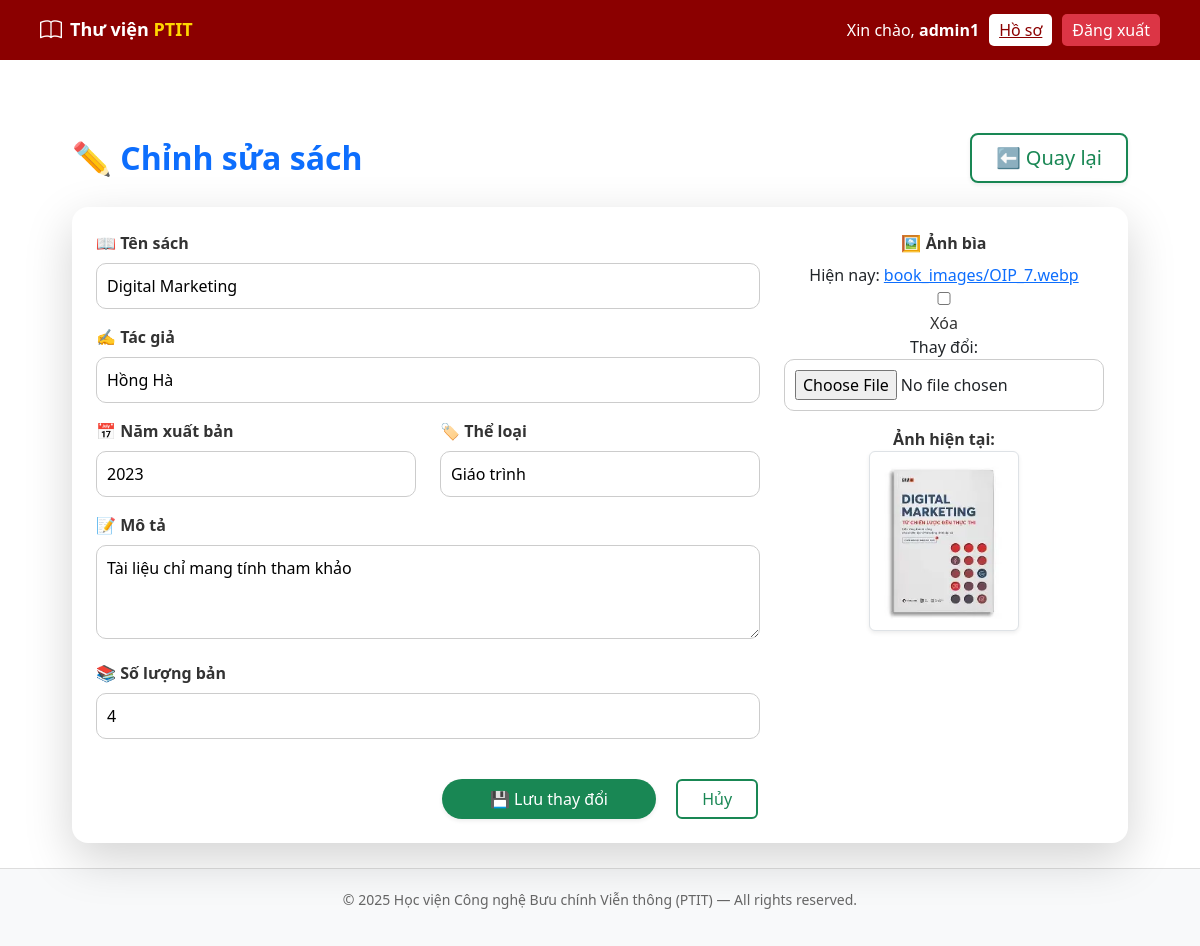
/manager/books/edit/47/ (signed in), run on the app's committed database.
### manager/models.py (models this page shows, shortened)
class Book(models.Model):
    title = models.CharField(max_length=255, verbose_name="Tên sách")
    author = models.CharField(max_length=255, verbose_name="Tác giả")
    year = models.PositiveIntegerField(verbose_name="Năm xuất bản", null=True, blank=True)
    category = models.CharField(max_length=100, verbose_name="Thể loại", blank=True, null=True)
    description = models.TextField(blank=True, null=True)
    total_copies = models.PositiveIntegerField(default=1)
    available_copies = models.PositiveIntegerField(default=1)
    cover = models.ImageField(upload_to='book_images/', blank=True, null=True)
    created_at = models.DateTimeField(auto_now_add=True)

### manager/views.py (the view)
# urls.py: path("books/edit/<int:book_id>/", views.edit_book, name="edit_book"),
@staff_required
def edit_book(request, book_id):
    book = get_object_or_404(Book, pk=book_id)
    if request.method == 'POST':
        form = BookForm(request.POST, request.FILES, instance=book)
        if form.is_valid():
            form.save()
            messages.success(request, "✏️ Cập nhật sách thành công!")
            return redirect('manager:manager_home')
    else:
        form = BookForm(instance=book)
    return render(request, 'manager/edit_book.html', {'form': form, 'book': book})

### manager/forms.py
class BookForm(forms.ModelForm):
    class Meta:
        model = Book
        fields = ['title', 'author', 'year', 'category', 'description', 'total_copies', 'cover']
        widgets = {
            'description': forms.Textarea(attrs={'rows': 3}),
        }

### manager/views.py (called while the page is built)
def staff_required(view_func):
    return user_passes_test(
        lambda u: u.is_staff,
        login_url='/accounts/login/'
    )(view_func)

### manager/templates/manager/edit_book.html (shortened to what this page needs)
{% extends 'base.html' %}
{% block content %}
<div class="container mt-5">
  <div class="d-flex justify-content-between align-items-center mb-4">
    <h2 class="fw-bold text-primary mb-0">✏️ Chỉnh sửa sách</h2>
    <a href="{% url 'manager:manager_home' %}" class="btn btn-lg btn-outline-secondary shadow-sm px-4">
      ⬅ Quay lại
    </a>
  </div>
  <div class="card border-0 shadow-lg rounded-4 p-4">
    <form method="POST" enctype="multipart/form-data" id="editForm">
      <div class="row g-4">
        <div class="col-md-8">
          <div class="mb-3">
            <label class="form-label fw-semibold">📖 Tên sách</label>
            {{ form.title }}
          </div>
          <div class="mb-3">
            <label class="form-label fw-semibold">✍️ Tác giả</label>
            {{ form.author }}
          </div>
          <div class="row">
            <div class="col-md-6 mb-3">
              <label class="form-label fw-semibold">📅 Năm xuất bản</label>
              {{ form.year }}
            </div>
            <div class="col-md-6 mb-3">
              <label class="form-label fw-semibold">🏷️ Thể loại</label>
              {{ form.category }}
            </div>
          </div>
          <div class="mb-3">
            <label class="form-label fw-semibold">📝 Mô tả</label>
            {{ form.description }}
          </div>
          <div class="mb-3">
            <label class="form-label fw-semibold">📚 Số lượng bản</label>
            {{ form.total_copies }}
          </div>
        </div>
        <div class="col-md-4 text-center">
          <label class="form-label fw-semibold d-block">🖼️ Ảnh bìa</label>
          {{ form.cover }}
          {% if book.cover %}
          <div class="mt-3">
            <label class="fw-semibold">Ảnh hiện tại:</label><br>
            <img src="{{ book.cover.url }}" alt="{{ book.title }}" class="img-thumbnail rounded shadow-sm mb-2" style="max-height: 180px; width: auto;">
          </div>
          {% endif %}
        </div>
      </div>
      <div class="text-center mt-4">
        <button type="submit" class="btn btn-success px-5 py-2 rounded-pill shadow-sm">
          💾 Lưu thay đổi
        </button>
        <a href="{% url 'manager:manager_home' %}" class="btn btn-outline-secondary ms-3 px-4">Hủy</a>
      </div>
    </form>
  </div>
</div>
{% endblock %}

### templates/base.html (shortened to what this page needs)
{% load static %}
<!DOCTYPE html>
<html lang="vi">
<head>
    <link href="https://cdn.jsdelivr.net/npm/bootstrap@5.3.3/dist/css/bootstrap.min.css" rel="stylesheet">
    <link href="https://cdn.jsdelivr.net/npm/bootstrap-icons@1.11.3/font/bootstrap-icons.css" rel="stylesheet">
</head>
<body>
    <header>
        <div class="header-left">
            {% if user.is_authenticated %}
                {% if user.is_staff %}
                    <a href="{% url 'manager:home' %}" class="d-flex align-items-center text-white text-decoration-none">
                        <i class="bi bi-book logo"></i>
                        <h1 class="ms-2">Thư viện <span>PTIT</span></h1>
                    </a>
                {% else %}
                    <a href="{% url 'borrower:home' %}" class="d-flex align-items-center text-white text-decoration-none">
                        <i class="bi bi-book logo"></i>
                        <h1 class="ms-2">Thư viện <span>PTIT</span></h1>
                    </a>
                {% endif %}
            {% else %}
                <a href="{% url 'login' %}" class="d-flex align-items-center text-white text-decoration-none">
                    <i class="bi bi-book logo"></i>
                    <h1 class="ms-2">Thư viện <span>PTIT</span></h1>
                </a>
            {% endif %}
        </div>
        <div class="user-section">
            {% if user.is_authenticated %}
                <span>Xin chào, <strong>{{ user.username }}</strong></span>
                {% if user.is_staff %}
                    <a href="{% url 'manager:profile' %}" class="btn-profile">Hồ sơ</a>
                {% else %}
                    <a href="{% url 'borrower:profile' %}" class="btn-profile">Hồ sơ</a>
                {% endif %}
                <form method="post" action="{% url 'logout' %}" style="display:inline;">
                    <button type="submit" class="btn-logout">Đăng xuất</button>
                </form>
            {% else %}
                <a href="{% url 'login' %}" class="btn btn-light text-dark">Đăng nhập</a>
            {% endif %}
        </div>
    </header>
    <main>
        {% block content %}{% endblock %}
    </main>
    <footer>
        <p>© 2025 Học viện Công nghệ Bưu chính Viễn thông (PTIT) — All rights reserved.</p>
    </footer>
</body>
</html>

### templates/base.html (style rules this page uses)
header { background-color: #8B0000; color: white; padding: 10px 40px; display: flex; justify-content: space-between; align-items: center; height: 60px; }
.header-left { display: flex; align-items: center; gap: 10px; }
.header-left .logo { font-size: 22px; }
.header-left h1 { font-size: 18px; font-weight: bold; margin: 0; }
.header-left span { color: #FFD700; }
.user-section { display: flex; align-items: center; gap: 10px; }
.btn-profile { background-color: white; color: #8B0000; border: none; font-weight: 500; border-radius: 5px; padding: 4px 10px; }
.btn-logout { background-color: #dc3545; color: white; border: none; border-radius: 5px; padding: 4px 10px; }
main { padding: 25px 60px; background-color: #fff; min-height: calc(100vh - 120px); }
footer { text-align: center; padding: 20px; color: #666; font-size: 14px; border-top: 1px solid #ddd; background-color: #f8f9fa; }

### manager/templates/manager/edit_book.html (style rules this page uses)
h2 { color: #004aad; }
label { color: #333; }
input, textarea, select { border-radius: 10px !important; padding: 10px !important; border: 1px solid #ccc !important; width: 100%; }
.btn-outline-secondary { border: 2px solid #198754; color: #198754; font-weight: 500; }
.btn-success { background-color: #198754; border: none; }

### data on the page
Book: title "Digital Marketing", author "Hồng Hà", year "2023", category "Giáo trình", description "Tài liệu chỉ mang tính tham khảo", total_copies "4", cover (picture)

### other printed values
{{ user.username }} "admin1"
